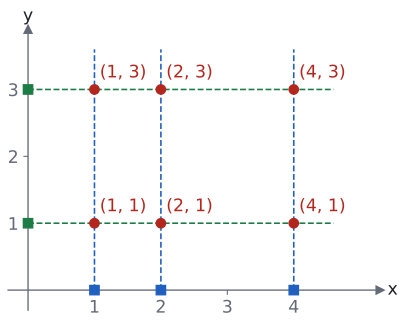

Here is the Python script that generated this plot:
import sys; sys.path.insert(0, "tools")
from cizim import *

# A = {1, 2, 4}, B = {1, 3}: A×B grafiği, 3 · 2 = 6 nokta.
fig, ax = sekil(5, 3.8)
eksenler(ax, x=(-0.3, 5.3), y=(-0.3, 3.9), izgara=False)
ax.set_xticks([1, 2, 3, 4]); ax.set_yticks([1, 2, 3])
A, B = [1, 2, 4], [1, 3]
for a in A: ax.plot([a, a], [0, 3.6], ls="--", color=MAVI, lw=1.2)
for b in B: ax.plot([0, 4.6], [b, b], ls="--", color=YESIL, lw=1.2)
for a in A:
    for b in B:
        nokta(ax, a, b, f"({a}, {b})", dx=0.08, dy=0.18, renk=KIRMIZI)
for a in A: ax.plot(a, 0, "s", color=MAVI, markersize=7, clip_on=False, zorder=6)
for b in B: ax.plot(0, b, "s", color=YESIL, markersize=7, clip_on=False, zorder=6)
kaydet(fig, __file__)
